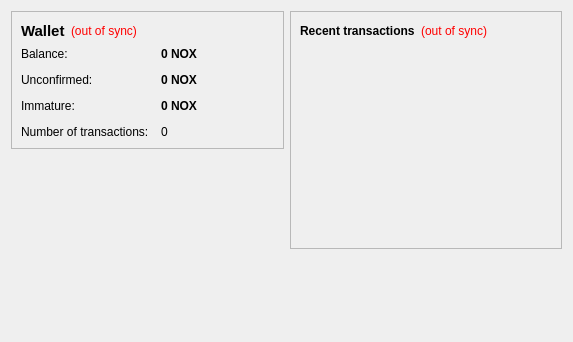
<?xml version="1.0" encoding="UTF-8"?>
<ui version="4.0">
 <class>OverviewPage</class>
 <widget class="QWidget" name="OverviewPage">
  <property name="geometry">
   <rect>
    <x>0</x>
    <y>0</y>
    <width>573</width>
    <height>342</height>
   </rect>
  </property>
  <property name="windowTitle">
   <string>Form</string>
  </property>
  <layout class="QHBoxLayout" name="horizontalLayout" stretch="1,1">
   <item>
    <layout class="QVBoxLayout" name="verticalLayout_2">
     <item>
      <widget class="QFrame" name="frame">
       <property name="frameShape">
        <enum>QFrame::StyledPanel</enum>
       </property>
       <property name="frameShadow">
        <enum>QFrame::Raised</enum>
       </property>
       <layout class="QVBoxLayout" name="verticalLayout_4">
        <item>
         <layout class="QHBoxLayout" name="horizontalLayout_4">
          <item>
           <widget class="QLabel" name="label_5">
            <property name="font">
             <font>
              <pointsize>11</pointsize>
              <weight>75</weight>
              <bold>true</bold>
             </font>
            </property>
            <property name="text">
             <string>Wallet</string>
            </property>
           </widget>
          </item>
          <item>
           <widget class="QLabel" name="labelWalletStatus">
            <property name="toolTip">
             <string>The displayed information may be out of date. Your wallet automatically synchronizes with the NOXI network after a connection is established, but this process has not completed yet.</string>
            </property>
            <property name="styleSheet">
             <string notr="true">QLabel { color: red; }</string>
            </property>
            <property name="text">
             <string notr="true">(out of sync)</string>
            </property>
            <property name="alignment">
             <set>Qt::AlignLeading|Qt::AlignLeft|Qt::AlignVCenter</set>
            </property>
           </widget>
          </item>
          <item>
           <spacer name="horizontalSpacer_2">
            <property name="orientation">
             <enum>Qt::Horizontal</enum>
            </property>
            <property name="sizeHint" stdset="0">
             <size>
              <width>40</width>
              <height>20</height>
             </size>
            </property>
           </spacer>
          </item>
         </layout>
        </item>
        <item>
         <layout class="QFormLayout" name="formLayout_2">
          <property name="fieldGrowthPolicy">
           <enum>QFormLayout::AllNonFixedFieldsGrow</enum>
          </property>
          <property name="horizontalSpacing">
           <number>12</number>
          </property>
          <property name="verticalSpacing">
           <number>12</number>
          </property>
          <item row="0" column="0">
           <widget class="QLabel" name="label">
            <property name="text">
             <string>Balance:</string>
            </property>
           </widget>
          </item>
          <item row="0" column="1">
           <widget class="QLabel" name="labelBalance">
            <property name="font">
             <font>
              <weight>75</weight>
              <bold>true</bold>
             </font>
            </property>
            <property name="cursor">
             <cursorShape>IBeamCursor</cursorShape>
            </property>
            <property name="toolTip">
             <string>Your current balance</string>
            </property>
            <property name="text">
             <string notr="true">0 NOX</string>
            </property>
            <property name="textInteractionFlags">
             <set>Qt::LinksAccessibleByMouse|Qt::TextSelectableByKeyboard|Qt::TextSelectableByMouse</set>
            </property>
           </widget>
          </item>
          <item row="1" column="0">
           <widget class="QLabel" name="label_3">
            <property name="text">
             <string>Unconfirmed:</string>
            </property>
           </widget>
          </item>
          <item row="1" column="1">
           <widget class="QLabel" name="labelUnconfirmed">
            <property name="font">
             <font>
              <weight>75</weight>
              <bold>true</bold>
             </font>
            </property>
            <property name="cursor">
             <cursorShape>IBeamCursor</cursorShape>
            </property>
            <property name="toolTip">
             <string>Total of transactions that have yet to be confirmed, and do not yet count toward the current balance</string>
            </property>
            <property name="text">
             <string notr="true">0 NOX</string>
            </property>
            <property name="textInteractionFlags">
             <set>Qt::LinksAccessibleByMouse|Qt::TextSelectableByKeyboard|Qt::TextSelectableByMouse</set>
            </property>
           </widget>
          </item>
          <item row="3" column="0">
           <widget class="QLabel" name="label_2">
            <property name="text">
             <string>Number of transactions:</string>
            </property>
           </widget>
          </item>
          <item row="3" column="1">
           <widget class="QLabel" name="labelNumTransactions">
            <property name="toolTip">
             <string>Total number of transactions in wallet</string>
            </property>
            <property name="text">
             <string notr="true">0</string>
            </property>
           </widget>
          </item>
          <item row="2" column="0">
           <widget class="QLabel" name="labelImmatureText">
            <property name="text">
             <string>Immature:</string>
            </property>
           </widget>
          </item>
          <item row="2" column="1">
           <widget class="QLabel" name="labelImmature">
            <property name="font">
             <font>
              <weight>75</weight>
              <bold>true</bold>
             </font>
            </property>
            <property name="toolTip">
             <string>Mined balance that has not yet matured</string>
            </property>
            <property name="text">
             <string notr="true">0 NOX</string>
            </property>
            <property name="textInteractionFlags">
             <set>Qt::LinksAccessibleByMouse|Qt::TextSelectableByKeyboard|Qt::TextSelectableByMouse</set>
            </property>
           </widget>
          </item>
         </layout>
        </item>
       </layout>
      </widget>
     </item>
     <item>
      <spacer name="verticalSpacer">
       <property name="orientation">
        <enum>Qt::Vertical</enum>
       </property>
       <property name="sizeHint" stdset="0">
        <size>
         <width>20</width>
         <height>40</height>
        </size>
       </property>
      </spacer>
     </item>
    </layout>
   </item>
   <item>
    <layout class="QVBoxLayout" name="verticalLayout_3">
     <item>
      <widget class="QFrame" name="frame_2">
       <property name="frameShape">
        <enum>QFrame::StyledPanel</enum>
       </property>
       <property name="frameShadow">
        <enum>QFrame::Raised</enum>
       </property>
       <layout class="QVBoxLayout" name="verticalLayout">
        <item>
         <layout class="QHBoxLayout" name="horizontalLayout_2">
          <item>
           <widget class="QLabel" name="label_4">
            <property name="text">
             <string>&lt;b&gt;Recent transactions&lt;/b&gt;</string>
            </property>
           </widget>
          </item>
          <item>
           <widget class="QLabel" name="labelTransactionsStatus">
            <property name="toolTip">
             <string>The displayed information may be out of date. Your wallet automatically synchronizes with the NOXI network after a connection is established, but this process has not completed yet.</string>
            </property>
            <property name="styleSheet">
             <string notr="true">QLabel { color: red; }</string>
            </property>
            <property name="text">
             <string notr="true">(out of sync)</string>
            </property>
            <property name="alignment">
             <set>Qt::AlignRight|Qt::AlignTrailing|Qt::AlignVCenter</set>
            </property>
           </widget>
          </item>
          <item>
           <spacer name="horizontalSpacer">
            <property name="orientation">
             <enum>Qt::Horizontal</enum>
            </property>
            <property name="sizeHint" stdset="0">
             <size>
              <width>40</width>
              <height>20</height>
             </size>
            </property>
           </spacer>
          </item>
         </layout>
        </item>
        <item>
         <widget class="QListView" name="listTransactions">
          <property name="styleSheet">
           <string notr="true">QListView { background: transparent; }</string>
          </property>
          <property name="frameShape">
           <enum>QFrame::NoFrame</enum>
          </property>
          <property name="verticalScrollBarPolicy">
           <enum>Qt::ScrollBarAlwaysOff</enum>
          </property>
          <property name="horizontalScrollBarPolicy">
           <enum>Qt::ScrollBarAlwaysOff</enum>
          </property>
          <property name="selectionMode">
           <enum>QAbstractItemView::NoSelection</enum>
          </property>
         </widget>
        </item>
       </layout>
      </widget>
     </item>
     <item>
      <spacer name="verticalSpacer_2">
       <property name="orientation">
        <enum>Qt::Vertical</enum>
       </property>
       <property name="sizeHint" stdset="0">
        <size>
         <width>20</width>
         <height>40</height>
        </size>
       </property>
      </spacer>
     </item>
    </layout>
   </item>
  </layout>
 </widget>
 <resources/>
 <connections/>
</ui>
